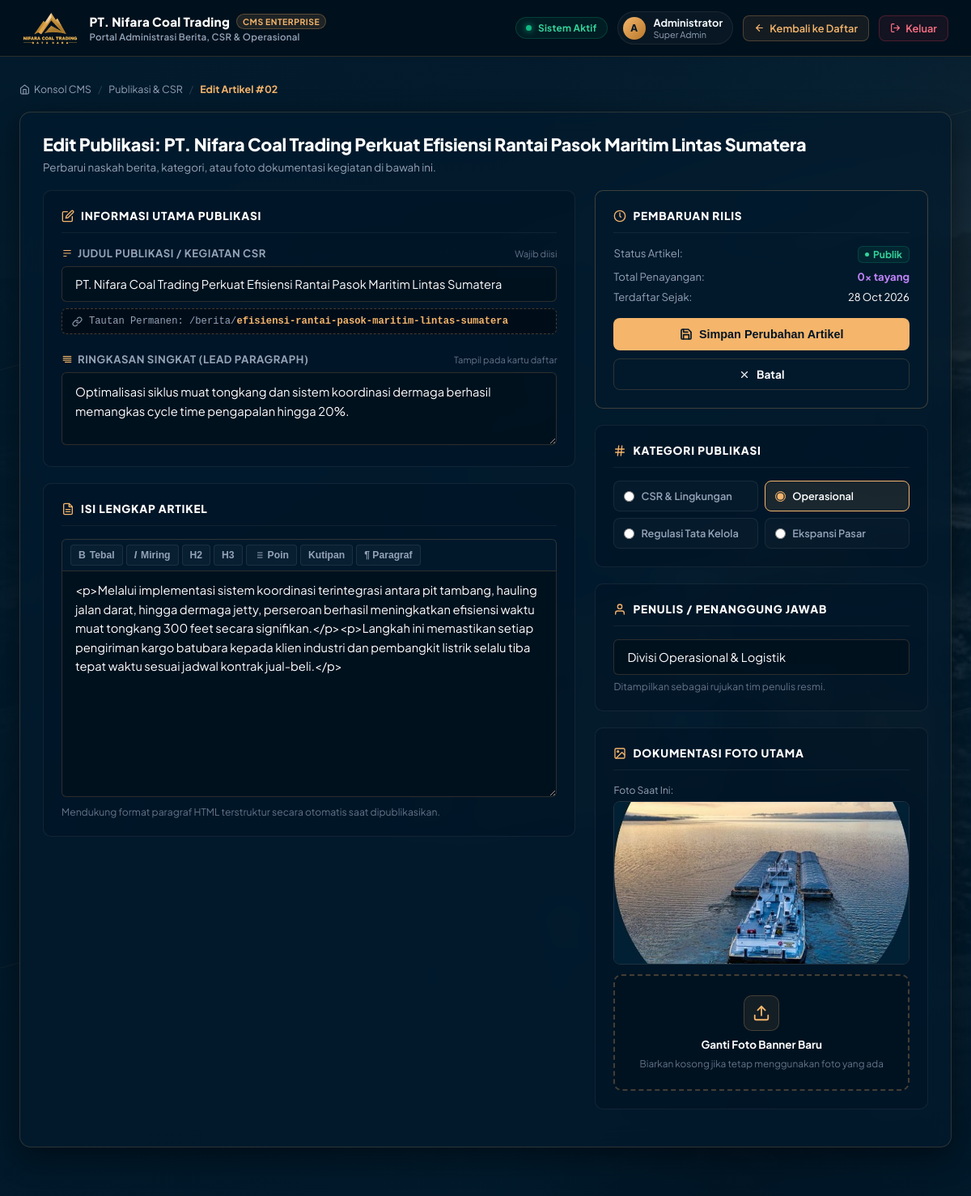
/website_php/admin/artikel-edit.php?id=2 (signed in), run on an earlier commit of the app's database.
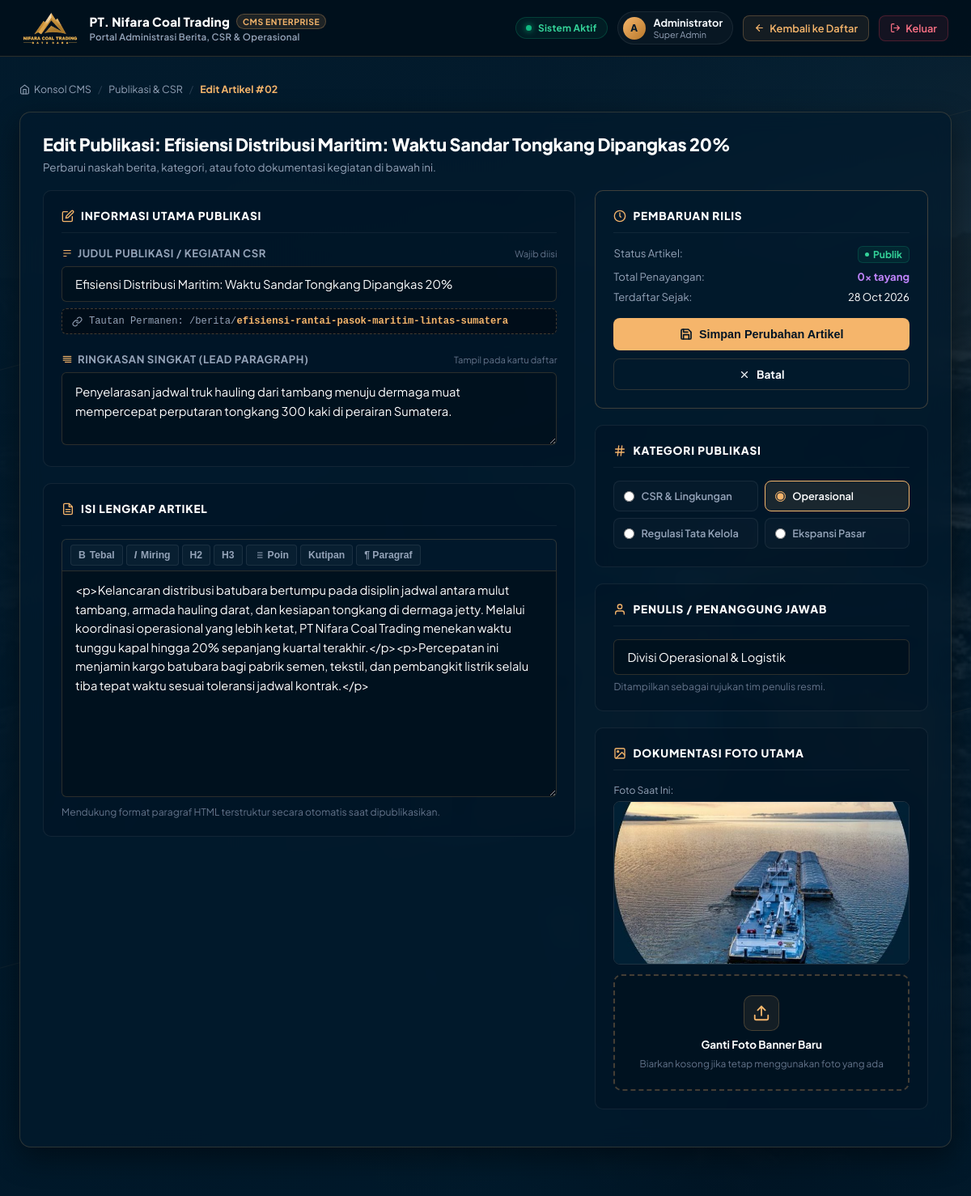
And on a later commit of the database.
### tables this page shows
CREATE TABLE IF NOT EXISTS `articles` (
  `id` int(11) NOT NULL AUTO_INCREMENT,
  `title` varchar(255) NOT NULL,
  `slug` varchar(255) NOT NULL,
  `category` varchar(100) NOT NULL DEFAULT 'Berita',
  `excerpt` text NOT NULL,
  `content` longtext NOT NULL,
  `image` varchar(255) DEFAULT NULL,
  `author` varchar(100) DEFAULT 'PT. Nifara Coal Trading',
  `status` enum('published','draft') NOT NULL DEFAULT 'published',
  `views` int(11) NOT NULL DEFAULT 0,
  `created_at` datetime NOT NULL DEFAULT CURRENT_TIMESTAMP,
  `updated_at` datetime NOT NULL DEFAULT CURRENT_TIMESTAMP ON UPDATE CURRENT_TIMESTAMP,
  PRIMARY KEY (`id`),
  UNIQUE KEY `slug_unique` (`slug`),
  KEY `idx_category` (`category`),
  KEY `idx_status_created` (`status`,`created_at`)
);

### website_php/admin/artikel-edit.php (the view, shortened to what the changed rows need)
<?php
$db = getDB();
$id = isset($_GET['id']) ? (int)$_GET['id'] : 0;
$stmt = $db->prepare("SELECT * FROM articles WHERE id = ? LIMIT 1");
$stmt->execute([$id]);
$article = $stmt->fetch();
?>
<!DOCTYPE html>
<html lang="id">
<head>
  <link rel="stylesheet" href="../assets/css/admin.css">
</head>
<body class="admin-body">
<main id="main" class="admin-container" tabindex="-1">
  <div class="admin-card">
    <div class="admin-title-row" style="margin-bottom: 20px;">
      <div class="admin-card-header-left">
        <h1>Edit Publikasi: <?= htmlspecialchars($article['title']) ?></h1>
        <p>Perbarui naskah berita, kategori, atau foto dokumentasi kegiatan di bawah ini.</p>
      </div>
    </div>
    <form method="POST" action="artikel-edit.php?id=<?= $id ?>" enctype="multipart/form-data">
      <div class="form-layout-grid">
        <div class="form-left-col">
          <div class="form-panel">
            <div class="form-group">
              <div class="form-label-with-icon">
                <span class="form-label-title">
                </span>
                <span class="form-label-badge">Wajib diisi</span>
              </div>
              <input type="text" id="title" name="title" class="form-control" value="<?= htmlspecialchars($article['title']) ?>" required>
              <div class="slug-preview-bar">
                <svg width="13" height="13" viewBox="0 0 24 24" fill="none" stroke="currentColor" stroke-width="2" stroke-linecap="round" stroke-linejoin="round"><path d="M10 13a5 5 0 0 0 7.54.54l3-3a5 5 0 0 0-7.07-7.07l-1.72 1.71"></path><path d="M14 11a5 5 0 0 0-7.54-.54l-3 3a5 5 0 0 0 7.07 7.07l1.71-1.71"></path></svg>
                <span>Tautan Permanen: /berita/<span class="slug-highlight"><?= htmlspecialchars($article['slug']) ?></span></span>
              </div>
            </div>
            <div class="form-group" style="margin-bottom: 0;">
              <div class="form-label-with-icon">
                <span class="form-label-title">
                </span>
                <span class="form-label-badge">Tampil pada kartu daftar</span>
              </div>
              <textarea id="excerpt" name="excerpt" class="form-control" style="min-height: 90px;" required><?= htmlspecialchars($article['excerpt']) ?></textarea>
            </div>
          </div>
          <div class="form-panel">
            <h3 class="form-panel-title">
              Isi Lengkap Artikel
            </h3>
            <div class="editor-toolbar">
              <button type="button" class="editor-btn" onclick="formatText('bold')" title="Teks Tebal">
              </button>
              <button type="button" class="editor-btn" onclick="formatText('italic')" title="Teks Miring">
              </button>
              <button type="button" class="editor-btn" onclick="formatText('h2')" title="Sub-Judul H2">
              </button>
              <button type="button" class="editor-btn" onclick="formatText('h3')" title="Sub-Judul H3">
              </button>
              <button type="button" class="editor-btn" onclick="formatText('ul')" title="Daftar Poin">
              </button>
              <button type="button" class="editor-btn" onclick="formatText('quote')" title="Kutipan">
              </button>
              <button type="button" class="editor-btn" onclick="formatText('p')" title="Paragraf Baru">
              </button>
            </div>
            <textarea id="content" name="content" class="form-control editor-textarea" style="min-height: 280px;" required><?= htmlspecialchars($article['content']) ?></textarea>
            <div class="form-hint">Mendukung format paragraf HTML terstruktur secara otomatis saat dipublikasikan.</div>
          </div>
        </div>
        <div class="form-right-col">
          <div class="form-panel" style="background: rgba(2, 26, 45, 0.7); border-color: rgba(245, 181, 107, 0.25);">
            <div style="margin-bottom: 18px; font-size: 0.82rem; color: var(--admin-dim);">
              <div style="display: flex; justify-content: space-between; margin-bottom: 8px;">
                <span>Total Penayangan:</span>
                <strong style="color: #c084fc;"><?= number_format($article['views'] ?? 0) ?>x tayang</strong>
              </div>
              <div style="display: flex; justify-content: space-between;">
                <span>Terdaftar Sejak:</span>
                <span style="color: #fff; font-variant-numeric: tabular-nums;"><?= date('d M Y', strtotime($article['created_at'])) ?></span>
              </div>
            </div>
          </div>
          <div class="form-panel">
            <div class="category-pill-group">
              <label class="category-radio-label <?= $article['category'] === 'CSR' ? 'active' : '' ?>">
                <input type="radio" name="category" value="CSR" <?= $article['category'] === 'CSR' ? 'checked' : '' ?> onchange="updateCategoryActive(this)">
                <span>CSR &amp; Lingkungan</span>
              </label>
              <label class="category-radio-label <?= $article['category'] === 'Operasional' ? 'active' : '' ?>">
                <input type="radio" name="category" value="Operasional" <?= $article['category'] === 'Operasional' ? 'checked' : '' ?> onchange="updateCategoryActive(this)">
                <span>Operasional</span>
              </label>
              <label class="category-radio-label <?= $article['category'] === 'Regulasi & Kepatuhan' ? 'active' : '' ?>">
                <input type="radio" name="category" value="Regulasi &amp; Kepatuhan" <?= $article['category'] === 'Regulasi & Kepatuhan' ? 'checked' : '' ?> onchange="updateCategoryActive(this)">
                <span>Regulasi Tata Kelola</span>
              </label>
              <label class="category-radio-label <?= $article['category'] === 'Ekspansi Pasar' ? 'active' : '' ?>">
                <input type="radio" name="category" value="Ekspansi Pasar" <?= $article['category'] === 'Ekspansi Pasar' ? 'checked' : '' ?> onchange="updateCategoryActive(this)">
                <span>Ekspansi Pasar</span>
              </label>
            </div>
          </div>
          <div class="form-panel">
            <div class="form-group" style="margin-bottom: 0;">
              <input type="text" id="author" name="author" class="form-control" value="<?= htmlspecialchars($article['author']) ?>" required>
              <div class="form-hint">Ditampilkan sebagai rujukan tim penulis resmi.</div>
            </div>
          </div>
          <div class="form-panel">
            <?php if (!empty($article['image'])): ?>
              <div style="margin-bottom: 12px; font-size: 0.76rem; color: var(--admin-dim);">
                <span>Foto Saat Ini:</span>
                <div class="image-preview-box" style="margin-top: 6px;">
                  <img src="../<?= htmlspecialchars($article['image']) ?>" alt="Foto Berita">
                </div>
              </div>
            <?php endif; ?>
          </div>
        </div>
      </div>
    </form>
  </div>
</main>
</body>
</html>

What changed in the data, as far as the page shows it:
changed articles "efisiensi-rantai-pasok-maritim-lintas-sumatera": title "PT. Nifara Coal Trading Perkuat Efisiensi Rantai Pasok Maritim Lintas Sumatera" → "Efisiensi Distribusi Maritim: Waktu Sandar Tongkang Dipangkas 20%"; excerpt "Optimalisasi siklus muat tongkang dan sistem koordinasi dermaga berhasil memangkas cycle time pengapalan hingga 20%." → "Penyelarasan jadwal truk hauling dari tambang menuju dermaga muat mempercepat perputaran tongkang 300 kaki di perairan Sumatera."; content "<p>Melalui implementasi sistem koordinasi terintegrasi antara pit tambang, hauling jalan darat, hingga dermaga jetty, perseroan berhasil meningkatkan efisiensi waktu muat tongkang 300 feet secara signifikan.</p><p>Langkah ini memastikan setiap pengiriman kargo batubara kepada klien industri dan pembangkit listrik selalu tiba tepat waktu sesuai jadwal kontrak jual-beli.</p>" → "<p>Kelancaran distribusi batubara bertumpu pada disiplin jadwal antara mulut tambang, armada hauling darat, dan kesiapan tongkang di dermaga jetty. Melalui koordinasi operasional yang lebih ketat, PT Nifara Coal Trading menekan waktu tunggu kapal hingga 20% sepanjang kuartal terakhir.</p><p>Percepatan ini menjamin kargo batubara bagi pabrik semen, tekstil, dan pembangkit listrik selalu tiba tepat waktu sesuai toleransi jadwal kontrak.</p>"
